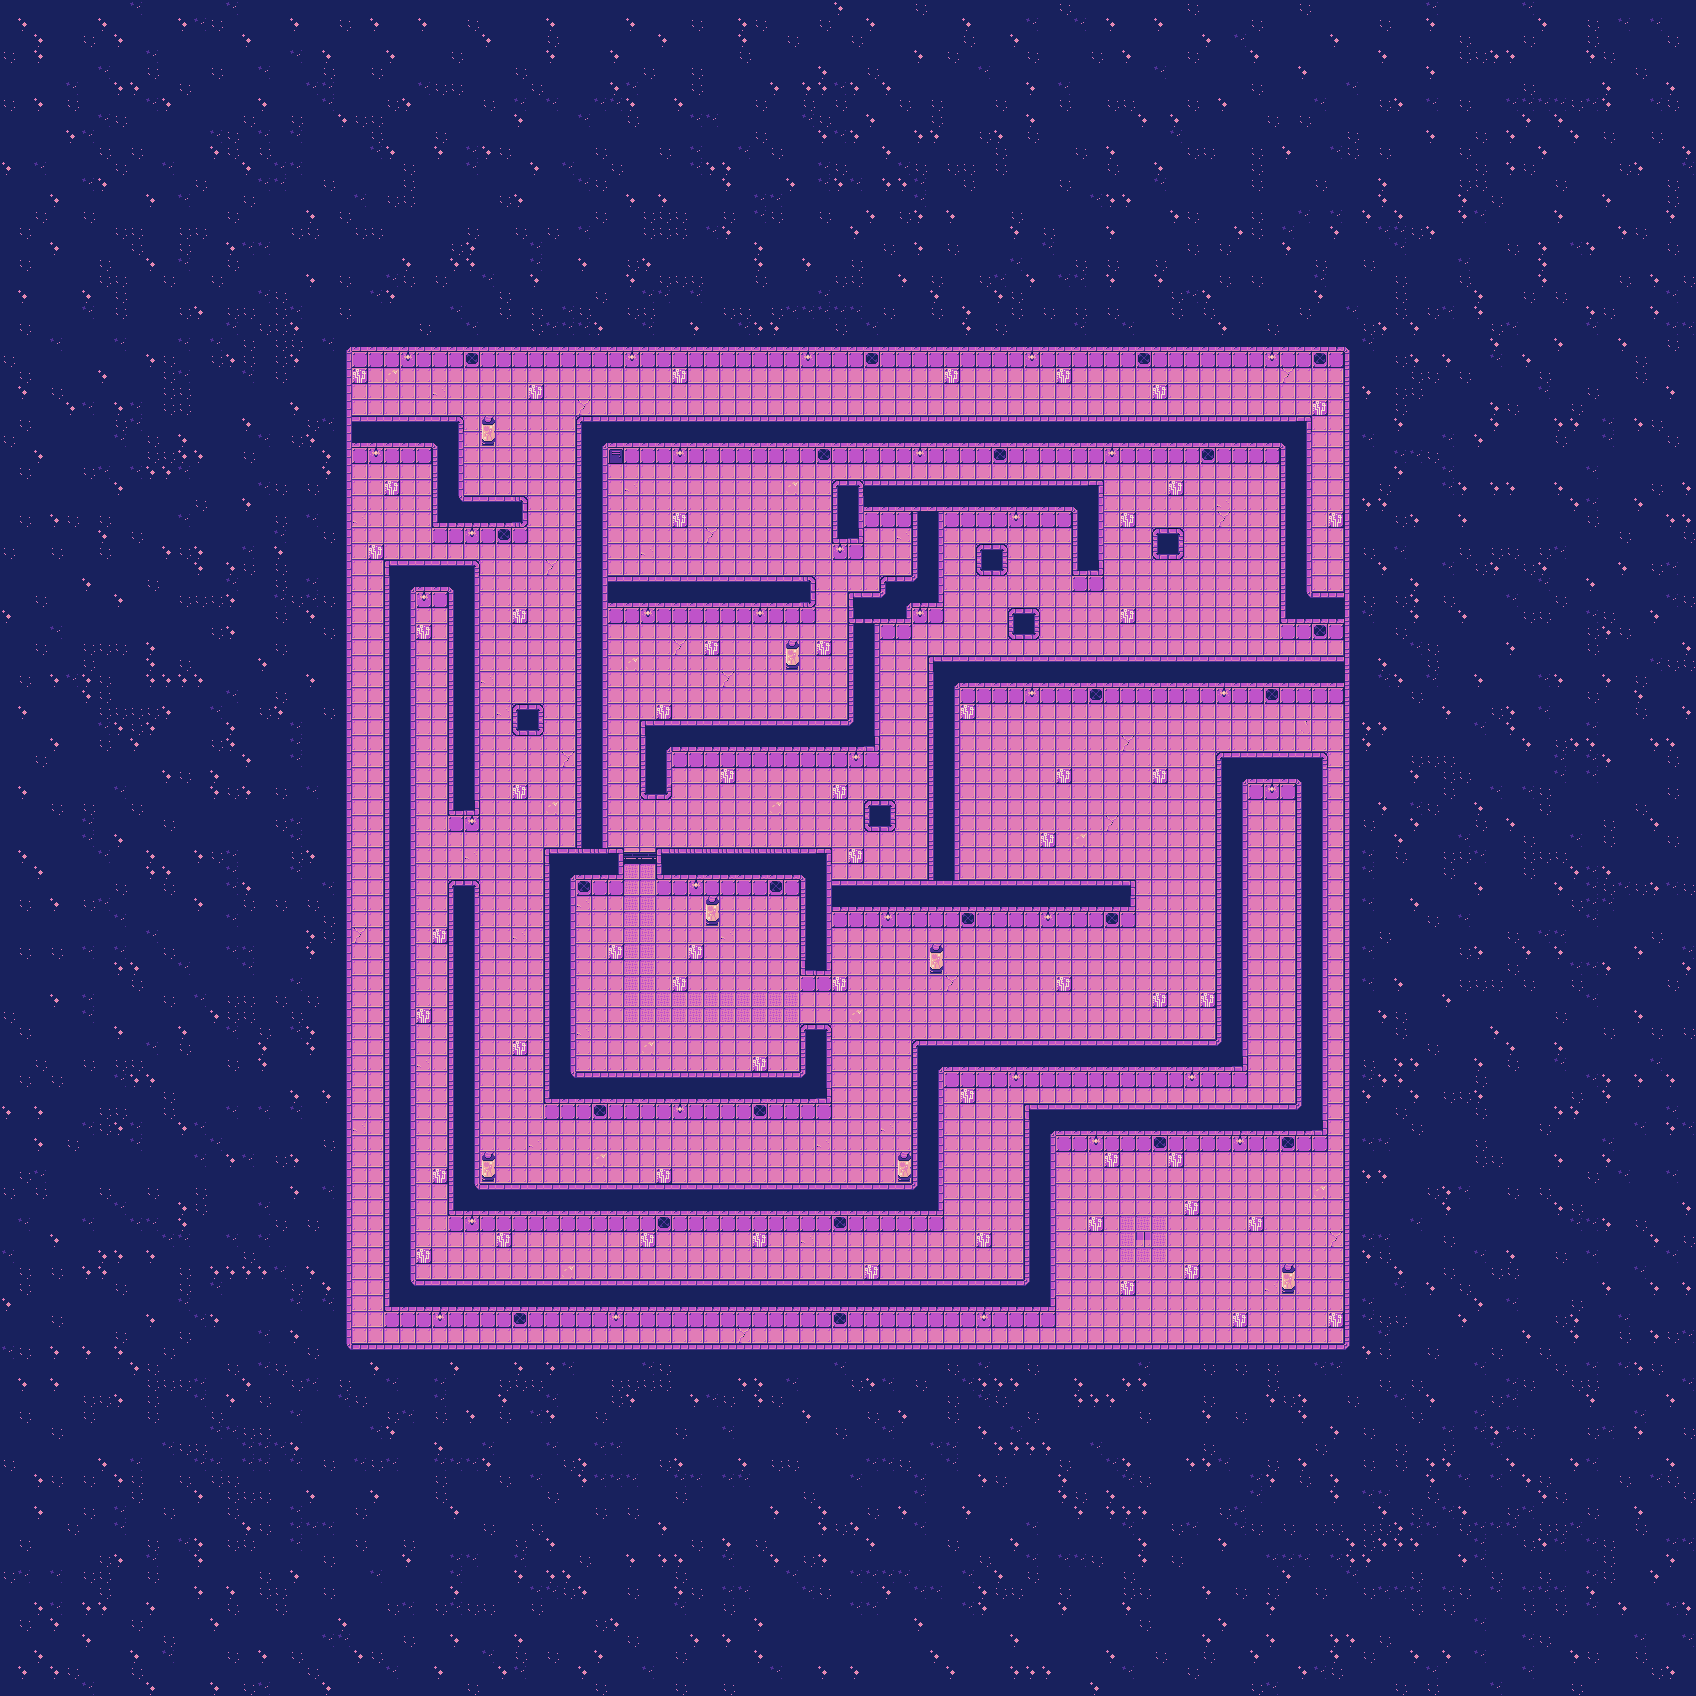

Tiled map render using the project's own tile images. Description and the map definition, with tile-layer contents summarised, below:
An orthogonal 106x106 tile map with 16x16 px tiles, 4 tile layers (Background, Walls, Interior, Overhead) and 1 object.

<map version="1.9" tiledversion="1.9.2" orientation="orthogonal" renderorder="right-down" width="106" height="106" tilewidth="16" tileheight="16" infinite="0" nextlayerid="8" nextobjectid="3">
 <editorsettings>
  <export target="SixthLevel.json" format="json" />
 </editorsettings>
 <tileset firstgid="1" name="cosmic-lilac-tiles" tilewidth="16" tileheight="16" tilecount="104" columns="13">
  <image source="cosmic-lilac-tiles.png" width="208" height="128" />
  <tile id="0">
   <properties>
    <property name="collide" type="bool" value="true" />
   </properties>
  </tile>
  <tile id="1">
   <properties>
    <property name="collide" type="bool" value="true" />
   </properties>
  </tile>
  <tile id="2">
   <properties>
    <property name="collide" type="bool" value="true" />
   </properties>
  </tile>
  <tile id="3">
   <properties>
    <property name="collide" type="bool" value="true" />
   </properties>
  </tile>
  <tile id="4">
   <properties>
    <property name="collide" type="bool" value="false" />
   </properties>
  </tile>
  <tile id="5">
   <properties>
    <property name="collide" type="bool" value="false" />
   </properties>
  </tile>
  <tile id="6">
   <properties>
    <property name="collide" type="bool" value="true" />
   </properties>
  </tile>
  <tile id="7">
   <properties>
    <property name="collide" type="bool" value="true" />
   </properties>
  </tile>
  <tile id="8">
   <properties>
    <property name="collide" type="bool" value="false" />
   </properties>
  </tile>
  <tile id="9">
   <properties>
    <property name="collide" type="bool" value="false" />
   </properties>
  </tile>
  <tile id="10">
   <properties>
    <property name="collide" type="bool" value="false" />
   </properties>
  </tile>
  <tile id="11">
   <properties>
    <property name="collide" type="bool" value="true" />
    <property name="data" type="bool" value="true" />
   </properties>
  </tile>
  <tile id="12">
   <properties>
    <property name="collide" type="bool" value="false" />
   </properties>
  </tile>
  <tile id="13">
   <properties>
    <property name="collide" type="bool" value="true" />
   </properties>
  </tile>
  <tile id="14">
   <properties>
    <property name="collide" type="bool" value="true" />
   </properties>
  </tile>
  <tile id="15">
   <properties>
    <property name="collide" type="bool" value="true" />
   </properties>
  </tile>
  <tile id="16">
   <properties>
    <property name="collide" type="bool" value="true" />
   </properties>
  </tile>
  <tile id="17">
   <properties>
    <property name="collide" type="bool" value="true" />
   </properties>
  </tile>
  <tile id="18">
   <properties>
    <property name="collide" type="bool" value="true" />
   </properties>
  </tile>
  <tile id="19">
   <properties>
    <property name="collide" type="bool" value="false" />
   </properties>
  </tile>
  <tile id="20">
   <properties>
    <property name="collide" type="bool" value="false" />
   </properties>
  </tile>
  <tile id="21">
   <properties>
    <property name="collide" type="bool" value="false" />
   </properties>
  </tile>
  <tile id="22">
   <properties>
    <property name="collide" type="bool" value="false" />
   </properties>
  </tile>
  <tile id="23">
   <properties>
    <property name="collide" type="bool" value="false" />
   </properties>
  </tile>
  <tile id="24">
   <properties>
    <property name="collide" type="bool" value="false" />
   </properties>
  </tile>
  <tile id="25">
   <properties>
    <property name="collide" type="bool" value="false" />
   </properties>
  </tile>
  <tile id="26">
   <properties>
    <property name="collide" type="bool" value="true" />
   </properties>
  </tile>
  <tile id="27">
   <properties>
    <property name="collide" type="bool" value="false" />
   </properties>
  </tile>
  <tile id="28">
   <properties>
    <property name="collide" type="bool" value="false" />
   </properties>
  </tile>
  <tile id="29">
   <properties>
    <property name="collide" type="bool" value="true" />
   </properties>
  </tile>
  <tile id="30">
   <properties>
    <property name="collide" type="bool" value="true" />
   </properties>
  </tile>
  <tile id="31">
   <properties>
    <property name="collide" type="bool" value="false" />
   </properties>
  </tile>
  <tile id="32">
   <properties>
    <property name="collide" type="bool" value="false" />
   </properties>
  </tile>
  <tile id="33">
   <properties>
    <property name="collide" type="bool" value="true" />
    <property name="mechanism" type="bool" value="false" />
   </properties>
  </tile>
  <tile id="34">
   <properties>
    <property name="collide" type="bool" value="false" />
   </properties>
  </tile>
  <tile id="35">
   <properties>
    <property name="collide" type="bool" value="false" />
   </properties>
  </tile>
  <tile id="36">
   <properties>
    <property name="collide" type="bool" value="true" />
   </properties>
  </tile>
  <tile id="37">
   <properties>
    <property name="collide" type="bool" value="false" />
   </properties>
  </tile>
  <tile id="38">
   <properties>
    <property name="collide" type="bool" value="false" />
   </properties>
  </tile>
  <tile id="39">
   <properties>
    <property name="collide" type="bool" value="true" />
   </properties>
  </tile>
  <tile id="40">
   <properties>
    <property name="collide" type="bool" value="true" />
   </properties>
  </tile>
  <tile id="41">
   <properties>
    <property name="collide" type="bool" value="true" />
   </properties>
  </tile>
  <tile id="42">
   <properties>
    <property name="collide" type="bool" value="true" />
   </properties>
  </tile>
  <tile id="43">
   <properties>
    <property name="collide" type="bool" value="true" />
   </properties>
  </tile>
  <tile id="44">
   <properties>
    <property name="collide" type="bool" value="true" />
   </properties>
  </tile>
  <tile id="45">
   <properties>
    <property name="collide" type="bool" value="false" />
   </properties>
  </tile>
  <tile id="46">
   <properties>
    <property name="collide" type="bool" value="false" />
   </properties>
  </tile>
  <tile id="47">
   <properties>
    <property name="collide" type="bool" value="false" />
   </properties>
  </tile>
  <tile id="48">
   <properties>
    <property name="collide" type="bool" value="false" />
   </properties>
  </tile>
  <tile id="49">
   <properties>
    <property name="collide" type="bool" value="false" />
   </properties>
  </tile>
  <tile id="50">
   <properties>
    <property name="collide" type="bool" value="false" />
   </properties>
  </tile>
  <tile id="51">
   <properties>
    <property name="collide" type="bool" value="false" />
   </properties>
  </tile>
  <tile id="52">
   <properties>
    <property name="collide" type="bool" value="true" />
    <property name="portal" value="seventhLevel" />
   </properties>
  </tile>
  <tile id="53">
   <properties>
    <property name="collide" type="bool" value="false" />
   </properties>
  </tile>
  <tile id="54">
   <properties>
    <property name="collide" type="bool" value="true" />
   </properties>
  </tile>
  <tile id="55">
   <properties>
    <property name="collide" type="bool" value="true" />
   </properties>
  </tile>
  <tile id="56">
   <properties>
    <property name="collide" type="bool" value="true" />
   </properties>
  </tile>
  <tile id="57">
   <properties>
    <property name="collide" type="bool" value="true" />
   </properties>
  </tile>
  <tile id="58">
   <properties>
    <property name="collide" type="bool" value="true" />
   </properties>
  </tile>
  <tile id="59">
   <properties>
    <property name="collide" type="bool" value="false" />
   </properties>
  </tile>
  <tile id="60">
   <properties>
    <property name="collide" type="bool" value="false" />
   </properties>
  </tile>
  <tile id="61">
   <properties>
    <property name="collide" type="bool" value="false" />
   </properties>
  </tile>
  <tile id="62">
   <properties>
    <property name="collide" type="bool" value="false" />
   </properties>
  </tile>
  <tile id="63">
   <properties>
    <property name="collide" type="bool" value="false" />
   </properties>
  </tile>
  <tile id="64">
   <properties>
    <property name="collide" type="bool" value="true" />
    <property name="key" type="bool" value="true" />
   </properties>
  </tile>
  <tile id="65">
   <properties>
    <property name="collide" type="bool" value="true" />
    <property name="key" type="bool" value="true" />
   </properties>
  </tile>
  <tile id="66">
   <properties>
    <property name="collide" type="bool" value="false" />
   </properties>
  </tile>
  <tile id="67">
   <properties>
    <property name="collide" type="bool" value="true" />
   </properties>
  </tile>
  <tile id="68">
   <properties>
    <property name="collide" type="bool" value="true" />
   </properties>
  </tile>
  <tile id="69">
   <properties>
    <property name="collide" type="bool" value="true" />
   </properties>
  </tile>
  <tile id="70">
   <properties>
    <property name="collide" type="bool" value="false" />
   </properties>
  </tile>
  <tile id="71">
   <properties>
    <property name="collide" type="bool" value="true" />
   </properties>
  </tile>
  <tile id="72">
   <properties>
    <property name="collide" type="bool" value="true" />
   </properties>
  </tile>
  <tile id="73">
   <properties>
    <property name="collide" type="bool" value="true" />
   </properties>
  </tile>
  <tile id="74">
   <properties>
    <property name="collide" type="bool" value="false" />
   </properties>
  </tile>
  <tile id="75">
   <properties>
    <property name="collide" type="bool" value="false" />
   </properties>
  </tile>
  <tile id="76">
   <properties>
    <property name="collide" type="bool" value="false" />
   </properties>
  </tile>
  <tile id="77">
   <properties>
    <property name="collide" type="bool" value="false" />
   </properties>
  </tile>
  <tile id="78">
   <properties>
    <property name="collide" type="bool" value="false" />
   </properties>
  </tile>
  <tile id="79">
   <properties>
    <property name="collide" type="bool" value="false" />
   </properties>
  </tile>
  <tile id="80">
   <properties>
    <property name="collide" type="bool" value="false" />
   </properties>
  </tile>
  <tile id="81">
   <properties>
    <property name="collide" type="bool" value="false" />
   </properties>
  </tile>
  <tile id="82">
   <properties>
    <property name="collide" type="bool" value="false" />
   </properties>
  </tile>
  <tile id="83">
   <properties>
    <property name="collide" type="bool" value="false" />
   </properties>
  </tile>
  <tile id="84">
   <properties>
    <property name="collide" type="bool" value="false" />
   </properties>
  </tile>
  <tile id="85">
   <properties>
    <property name="collide" type="bool" value="false" />
   </properties>
  </tile>
  <tile id="86">
   <properties>
    <property name="collide" type="bool" value="false" />
   </properties>
  </tile>
  <tile id="87">
   <properties>
    <property name="collide" type="bool" value="false" />
   </properties>
  </tile>
  <tile id="88">
   <properties>
    <property name="collide" type="bool" value="false" />
   </properties>
  </tile>
  <tile id="89">
   <properties>
    <property name="collide" type="bool" value="false" />
   </properties>
  </tile>
  <tile id="90">
   <properties>
    <property name="collide" type="bool" value="false" />
   </properties>
  </tile>
  <tile id="91">
   <properties>
    <property name="collide" type="bool" value="false" />
   </properties>
  </tile>
  <tile id="92">
   <properties>
    <property name="collide" type="bool" value="false" />
   </properties>
  </tile>
  <tile id="93">
   <properties>
    <property name="collide" type="bool" value="false" />
   </properties>
  </tile>
  <tile id="94">
   <properties>
    <property name="collide" type="bool" value="false" />
   </properties>
  </tile>
  <tile id="95">
   <properties>
    <property name="collide" type="bool" value="false" />
   </properties>
  </tile>
  <tile id="96">
   <properties>
    <property name="collide" type="bool" value="false" />
   </properties>
  </tile>
  <tile id="97">
   <properties>
    <property name="collide" type="bool" value="false" />
   </properties>
  </tile>
  <tile id="98">
   <properties>
    <property name="collide" type="bool" value="false" />
   </properties>
  </tile>
  <tile id="99">
   <properties>
    <property name="collide" type="bool" value="false" />
   </properties>
  </tile>
  <tile id="100">
   <properties>
    <property name="collide" type="bool" value="false" />
   </properties>
  </tile>
  <tile id="101">
   <properties>
    <property name="collide" type="bool" value="false" />
   </properties>
  </tile>
  <tile id="102">
   <properties>
    <property name="collide" type="bool" value="false" />
   </properties>
  </tile>
  <tile id="103">
   <properties>
    <property name="collide" type="bool" value="false" />
   </properties>
  </tile>
 </tileset>
 <layer id="1" name="Background" width="106" height="106">
  <data>[11236 cells, 11234 non-empty, 11 distinct tile ids]</data>
 </layer>
 <layer id="2" name="Walls" width="106" height="106">
  <data>[11236 cells, 1700 non-empty, 20 distinct tile ids]</data>
 </layer>
 <layer id="3" name="Interior" width="106" height="106">
  <data>[11236 cells, 74 non-empty, 7 distinct tile ids]</data>
 </layer>
 <layer id="7" name="Overhead" width="106" height="106">
  <data>[11236 cells, 7 non-empty, 1 distinct tile ids]</data>
 </layer>
 <objectgroup id="6" name="Script">
  <properties>
   <property name="name" value="Door" />
  </properties>
  <object id="2" x="783.561" y="985.767" width="12.4612" height="41.7869" rotation="356.888">
   <properties>
    <property name="name" value="lockedRoom" />
   </properties>
  </object>
 </objectgroup>
</map>
